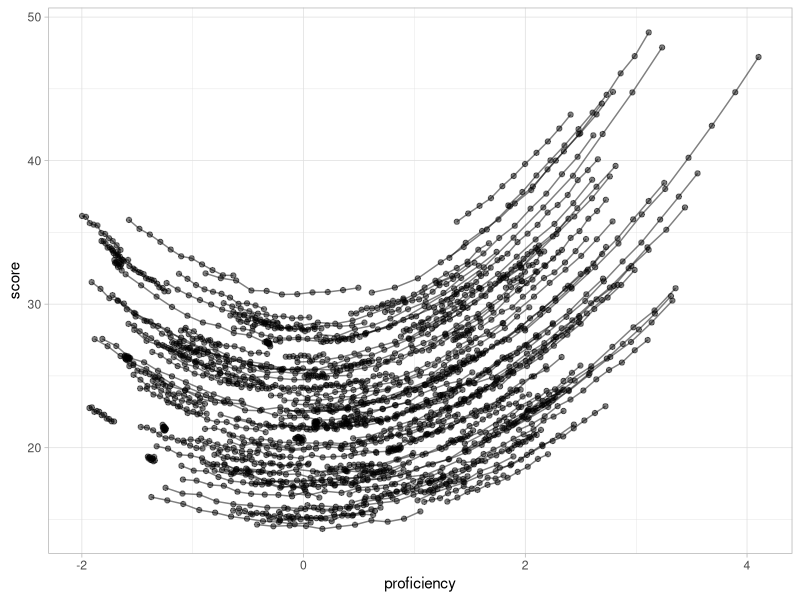
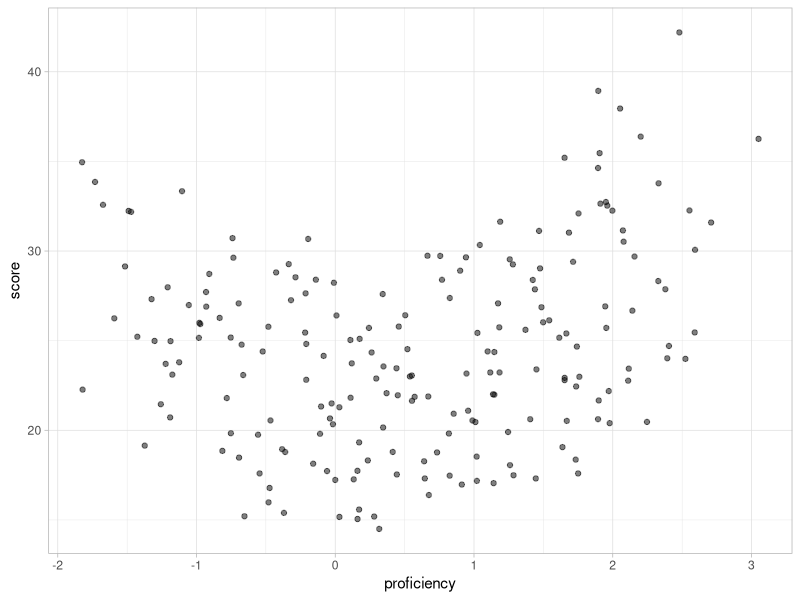
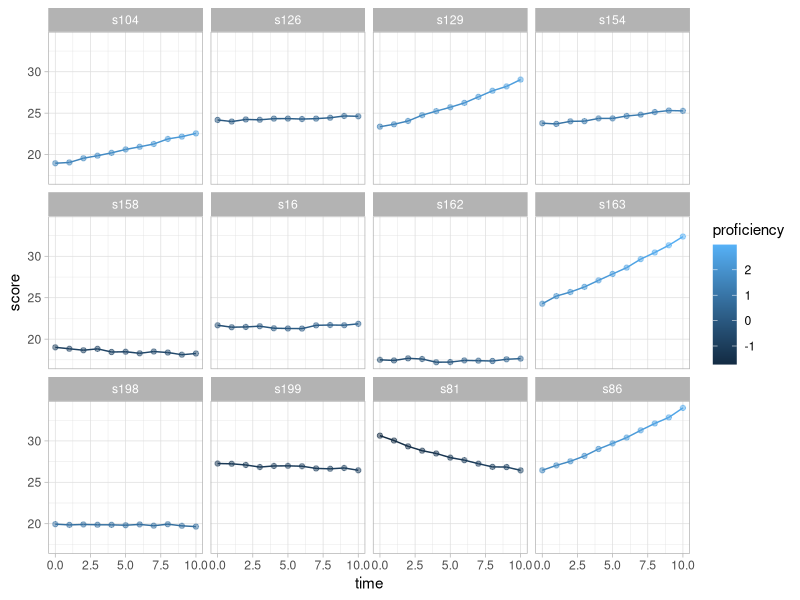
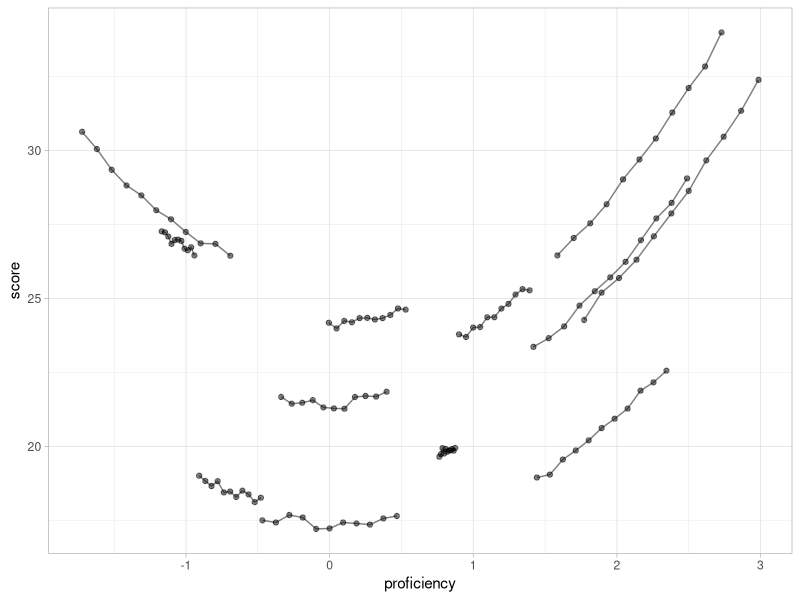

Source code (R) for these figures, in order:
## ---- chunk 1
#| label: setup

library(tidyverse)
theme_set(theme_light())
library(mgcv)
my_seed <- 4785
## ---- chunk 2
#| label: dat1

set.seed(my_seed)

subjs <- 200
proficiency <- runif(subjs, -2, 2)
proficiency_b <- rnorm(subjs, 0.1, 0.05)
timep <- 11
intercept <- 15

proficiency_subjs <- list()
score_subjs <- list()

for (subj in 1:subjs) {
  # Get proficiency for subject `subj` in time point 1 to 11
  proficiency_subj <- proficiency[subj] + proficiency_b[subj] * 0:10
  # Calculate score of subject `subj` based on their proficiency
  score_subj <- intercept + proficiency_subj^2 + rnorm(1, 0, 0.5)
  # Add random noise to score
  score_subj <- score_subj * runif(1, 1, 2) + rnorm(timep, 0, 0.1)

  # Add proficiency values to list
  proficiency_subjs[subj] <- list(proficiency_subj)
  # Add scores to list
  score_subjs[subj] <- list(score_subj)
}

dat1 <- tibble(
  score = unlist(score_subjs),
  proficiency = unlist(proficiency_subjs),
  subj = as.factor(paste("s", rep(1:subjs, each = timep), sep = "")),
  time = rep(0:10, length.out = subjs * timep)
)
## ---- chunk 3
#| label: dat1-pro-sco

dat1 %>%
  ggplot(aes(proficiency, score, group = subj)) +
  geom_path(alpha = 0.5) +
  geom_point(alpha = 0.5)
## ---- chunk 4
#| label: dat1-pro-sco-t5

dat1 %>%
  filter(time == 5) %>%
  ggplot(aes(proficiency, score, group = subj)) +
  geom_point(alpha = 0.5)
## ---- chunk 5
#| label: dat1-subj-12
set.seed(my_seed)

dat1 %>%
  filter(subj %in% sample(unique(dat1$subj), 12)) %>%
  ggplot(aes(time, score, group = subj, colour = proficiency)) +
  geom_path() +
  geom_point(alpha = 0.5) +
  facet_wrap(vars(subj))
## ---- chunk 6
#| label: dat1-subj-12-pro-sco
set.seed(my_seed)

dat1 %>%
  filter(subj %in% sample(unique(dat1$subj), 12)) %>%
  ggplot(aes(proficiency, score, group = subj)) +
  geom_path(alpha = 0.5) +
  geom_point(alpha = 0.5)
